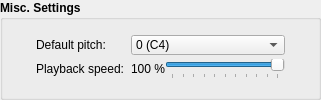
         <widget class="QGroupBox" name="groupBox_MiscSettings">
          <property name="sizePolicy">
           <sizepolicy hsizetype="Expanding" vsizetype="Preferred">
            <horstretch>0</horstretch>
            <verstretch>0</verstretch>
           </sizepolicy>
          </property>
          <property name="minimumSize">
           <size>
            <width>321</width>
            <height>0</height>
           </size>
          </property>
          <property name="font">
           <font>
            <weight>75</weight>
            <bold>true</bold>
           </font>
          </property>
          <property name="whatsThis">
           <string>Here you can set the default pitch for each note as well as the playback speed for the audio file. This is especially interesting if you want to tap very fast songs.</string>
          </property>
          <property name="title">
           <string>Misc. Settings</string>
          </property>
          <layout class="QGridLayout" name="gridLayout_GroupBoxMiscSettings">
           <property name="topMargin">
            <number>4</number>
           </property>
           <property name="bottomMargin">
            <number>4</number>
           </property>
           <item row="0" column="0">
            <layout class="QGridLayout" name="gridLayout_MiscSettings" rowstretch="1,1" columnstretch="0,0,1,0" columnminimumwidth="16,88,0,16">
             <property name="sizeConstraint">
              <enum>QLayout::SetDefaultConstraint</enum>
             </property>
             <property name="verticalSpacing">
              <number>4</number>
             </property>
             <item row="0" column="0">
              <widget class="QLabel" name="label_DefaultPitchIcon">
               <property name="sizePolicy">
                <sizepolicy hsizetype="Fixed" vsizetype="Fixed">
                 <horstretch>0</horstretch>
                 <verstretch>0</verstretch>
                </sizepolicy>
               </property>
               <property name="text">
                <string/>
               </property>
               <property name="pixmap">
                <pixmap resource="resources/usc.qrc">:/types/note.png</pixmap>
               </property>
              </widget>
             </item>
             <item row="0" column="1">
              <widget class="QLabel" name="label_DefaultPitch">
               <property name="sizePolicy">
                <sizepolicy hsizetype="Fixed" vsizetype="Fixed">
                 <horstretch>0</horstretch>
                 <verstretch>0</verstretch>
                </sizepolicy>
               </property>
               <property name="font">
                <font>
                 <weight>50</weight>
                 <bold>false</bold>
                </font>
               </property>
               <property name="text">
                <string>Default pitch:</string>
               </property>
              </widget>
             </item>
             <item row="0" column="2">
              <widget class="QComboBox" name="comboBox_DefaultPitch">
               <property name="sizePolicy">
                <sizepolicy hsizetype="Minimum" vsizetype="Fixed">
                 <horstretch>0</horstretch>
                 <verstretch>0</verstretch>
                </sizepolicy>
               </property>
               <property name="minimumSize">
                <size>
                 <width>0</width>
                 <height>20</height>
                </size>
               </property>
               <property name="font">
                <font>
                 <weight>50</weight>
                 <bold>false</bold>
                </font>
               </property>
               <property name="statusTip">
                <string>Choose default pitch.</string>
               </property>
               <property name="maxVisibleItems">
                <number>13</number>
               </property>
               <item>
                <property name="text">
                 <string>0 (C4)</string>
                </property>
               </item>
               <item>
                <property name="text">
                 <string>1 (C#4 | Db4)</string>
                </property>
               </item>
               <item>
                <property name="text">
                 <string>2 (D4)</string>
                </property>
               </item>
               <item>
                <property name="text">
                 <string>3 (D#4 | Eb4)</string>
                </property>
               </item>
               <item>
                <property name="text">
                 <string>4 (E)</string>
                </property>
               </item>
               <item>
                <property name="text">
                 <string>5 (F)</string>
                </property>
               </item>
               <item>
                <property name="text">
                 <string>6 (F#4 | Gb4)</string>
                </property>
               </item>
               <item>
                <property name="text">
                 <string>7 (G4)</string>
                </property>
               </item>
               <item>
                <property name="text">
                 <string>8 (G#4 | Ab4)</string>
                </property>
               </item>
               <item>
                <property name="text">
                 <string>9 (A)</string>
                </property>
               </item>
               <item>
                <property name="text">
                 <string>10 (A#4 | Bb4)</string>
                </property>
               </item>
               <item>
                <property name="text">
                 <string>11 (B4)</string>
                </property>
               </item>
               <item>
                <property name="text">
                 <string>12 (C5)</string>
                </property>
               </item>
              </widget>
             </item>
             <item row="0" column="3">
              <widget class="QLabel" name="label_DefaultPitchSet">
               <property name="sizePolicy">
                <sizepolicy hsizetype="Fixed" vsizetype="Fixed">
                 <horstretch>0</horstretch>
                 <verstretch>0</verstretch>
                </sizepolicy>
               </property>
               <property name="statusTip">
                <string>Default pitch is set.</string>
               </property>
               <property name="text">
                <string/>
               </property>
               <property name="pixmap">
                <pixmap resource="resources/usc.qrc">:/marks/path_ok.png</pixmap>
               </property>
              </widget>
             </item>
             <item row="1" column="0">
              <widget class="QLabel" name="label_PlaybackSpeedIcon">
               <property name="enabled">
                <bool>true</bool>
               </property>
               <property name="sizePolicy">
                <sizepolicy hsizetype="Fixed" vsizetype="Fixed">
                 <horstretch>0</horstretch>
                 <verstretch>0</verstretch>
                </sizepolicy>
               </property>
               <property name="text">
                <string/>
               </property>
               <property name="pixmap">
                <pixmap resource="resources/usc.qrc">:/types/time_mp3.png</pixmap>
               </property>
              </widget>
             </item>
             <item row="1" column="1">
              <widget class="QLabel" name="label_PlaybackSpeed">
               <property name="enabled">
                <bool>true</bool>
               </property>
               <property name="sizePolicy">
                <sizepolicy hsizetype="Fixed" vsizetype="Fixed">
                 <horstretch>0</horstretch>
                 <verstretch>0</verstretch>
                </sizepolicy>
               </property>
               <property name="font">
                <font>
                 <weight>50</weight>
                 <bold>false</bold>
                </font>
               </property>
               <property name="text">
                <string>Playback speed:</string>
               </property>
              </widget>
             </item>
             <item row="1" column="2">
              <layout class="QHBoxLayout" name="horizontalLayout_2">
               <item>
                <widget class="QLabel" name="label_PlaybackSpeedPercentage">
                 <property name="sizePolicy">
                  <sizepolicy hsizetype="Fixed" vsizetype="Preferred">
                   <horstretch>0</horstretch>
                   <verstretch>0</verstretch>
                  </sizepolicy>
                 </property>
                 <property name="minimumSize">
                  <size>
                   <width>32</width>
                   <height>20</height>
                  </size>
                 </property>
                 <property name="font">
                  <font>
                   <weight>50</weight>
                   <bold>false</bold>
                  </font>
                 </property>
                 <property name="statusTip">
                  <string>Current playback speed.</string>
                 </property>
                 <property name="text">
                  <string>100 %</string>
                 </property>
                 <property name="alignment">
                  <set>Qt::AlignRight|Qt::AlignTrailing|Qt::AlignVCenter</set>
                 </property>
                </widget>
               </item>
               <item>
                <widget class="QSlider" name="horizontalSlider_PlaybackSpeed">
                 <property name="enabled">
                  <bool>true</bool>
                 </property>
                 <property name="sizePolicy">
                  <sizepolicy hsizetype="Minimum" vsizetype="Preferred">
                   <horstretch>0</horstretch>
                   <verstretch>0</verstretch>
                  </sizepolicy>
                 </property>
                 <property name="minimumSize">
                  <size>
                   <width>0</width>
                   <height>20</height>
                  </size>
                 </property>
                 <property name="statusTip">
                  <string>Set playback speed.</string>
                 </property>
                 <property name="minimum">
                  <number>50</number>
                 </property>
                 <property name="maximum">
                  <number>100</number>
                 </property>
                 <property name="singleStep">
                  <number>5</number>
                 </property>
                 <property name="pageStep">
                  <number>5</number>
                 </property>
                 <property name="sliderPosition">
                  <number>100</number>
                 </property>
                 <property name="orientation">
                  <enum>Qt::Horizontal</enum>
                 </property>
                 <property name="tickPosition">
                  <enum>QSlider::TicksBelow</enum>
                 </property>
                 <property name="tickInterval">
                  <number>5</number>
                 </property>
                </widget>
               </item>
              </layout>
             </item>
             <item row="1" column="3">
              <widget class="QLabel" name="label_PlaybackSpeedSet">
               <property name="enabled">
                <bool>true</bool>
               </property>
               <property name="sizePolicy">
                <sizepolicy hsizetype="Fixed" vsizetype="Fixed">
                 <horstretch>0</horstretch>
                 <verstretch>0</verstretch>
                </sizepolicy>
               </property>
               <property name="statusTip">
                <string>Playback speed is set.</string>
               </property>
               <property name="text">
                <string/>
               </property>
               <property name="pixmap">
                <pixmap resource="resources/usc.qrc">:/marks/path_ok.png</pixmap>
               </property>
              </widget>
             </item>
            </layout>
           </item>
          </layout>
         </widget>
